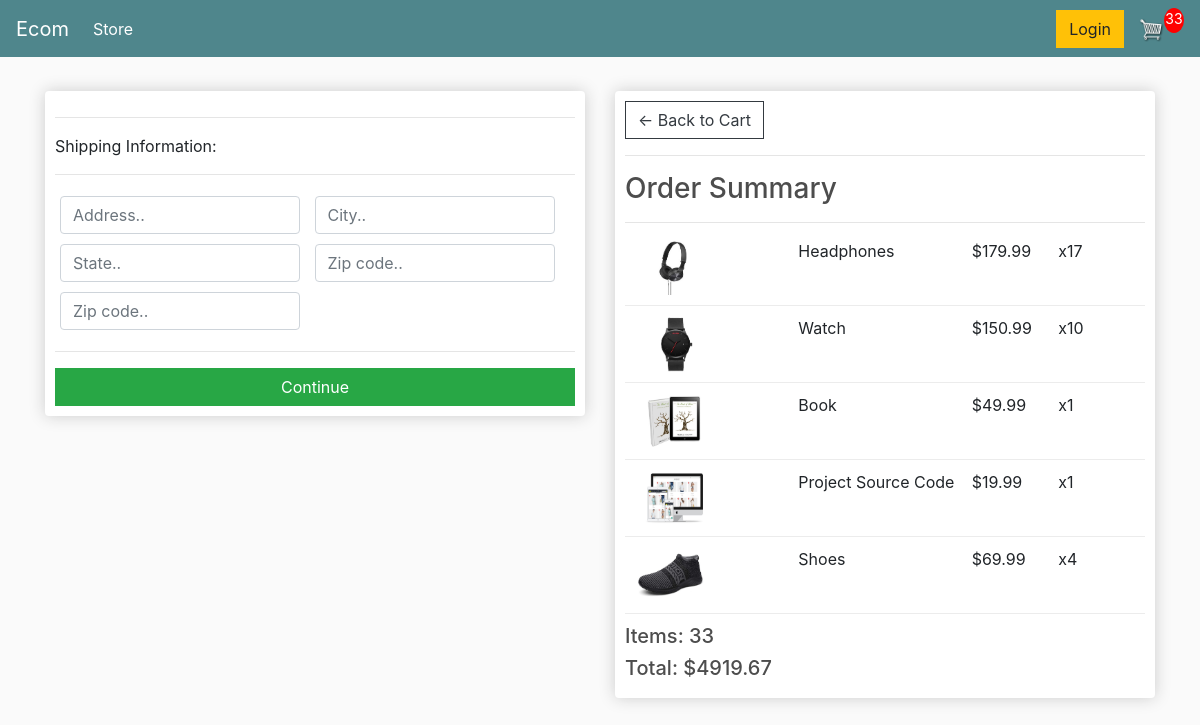
Screenshot of /checkout/ (signed in) with the database file from the repository.
### store/models.py (models this page shows, shortened)
class OrderItem(models.Model):
	product = models.ForeignKey(Product, on_delete=models.SET_NULL, null=True)
	order = models.ForeignKey(Order, on_delete=models.SET_NULL, null=True)
	quantity = models.IntegerField(default=0, null=True, blank=True)
	date_added = models.DateTimeField(auto_now_add=True)
	@property
	def get_total(self):
		total = self.product.price * self.quantity
		return total

class Product(models.Model):
	name = models.CharField(max_length=200)
	price = models.FloatField()
	digital = models.BooleanField(default=False,null=True, blank=True)
	image = models.ImageField(null=True, blank=True)
	@property
	def imageURL(self):
		try:
			url = self.image.url
		except:
			url = ''
		return url

class Order(models.Model):
	customer = models.ForeignKey(Customer, on_delete=models.SET_NULL, null=True, blank=True)
	date_ordered = models.DateTimeField(auto_now_add=True)
	complete = models.BooleanField(default=False)
	transaction_id = models.CharField(max_length=100, null=True)
	@property
	def shipping(self):
		shipping = False
		orderitems = self.orderitem_set.all()
		for i in orderitems:
			if i.product.digital == False:
				shipping = True
		return shipping
	@property
	def get_cart_total(self):
		orderitems = self.orderitem_set.all()
		total = sum([item.get_total for item in orderitems])
		return total
	@property
	def get_cart_items(self):
		orderitems = self.orderitem_set.all()
		total = sum([item.quantity for item in orderitems])
		return total

### store/views.py (the view)
# urls.py: path('checkout/', views.checkout, name="checkout"),
def checkout(request):
	data = cartData(request)
	cartItems = data['cartItems']
	order = data['order']
	items = data['items']
	context = {'items':items, 'order':order, 'cartItems':cartItems}
	return render(request, 'store/checkout.html', context)

### store/utils.py (called while the page is built)
def cartData(request):
	if request.user.is_authenticated:
		customer = request.user.customer
		order, created = Order.objects.get_or_create(customer=customer, complete=False)
		items = order.orderitem_set.all()
		cartItems = order.get_cart_items
	else:
		cookieData = cookieCart(request)
		cartItems = cookieData['cartItems']
		order = cookieData['order']
		items = cookieData['items']
	return {'cartItems':cartItems ,'order':order, 'items':items}

### store/templates/store/checkout.html (shortened to what this page needs)
{% extends 'store/main.html' %}
{% load static %}
{% block content %}
     <div class="row">
		<div class="col-lg-6">
			<div class="box-element" id="form-wrapper">
				<form id="form">
					<div id="shipping-info">
						<hr>
						<p>Shipping Information:</p>
						<hr>
						<div class="form-field">
							<input class="form-control" type="text" name="address" placeholder="Address..">
						</div>
						<div class="form-field">
							<input class="form-control" type="text" name="city" placeholder="City..">
						</div>
						<div class="form-field">
							<input class="form-control" type="text" name="state" placeholder="State..">
						</div>
						<div class="form-field">
							<input class="form-control" type="text" name="zipcode" placeholder="Zip code..">
						</div>
						<div class="form-field">
							<input class="form-control" type="text" name="country" placeholder="Zip code..">
						</div>
					</div>
					<hr>
					<input id="form-button" class="btn btn-success btn-block" type="submit" value="Continue">
				</form>
			</div>
			<br>
		</div>
		<div class="col-lg-6">
			<div class="box-element">
				<a  class="btn btn-outline-dark" href="{% url 'cart' %}">&#x2190; Back to Cart</a>
				<hr>
				<h3>Order Summary</h3>
				<hr>
				{% for item in items %}
				<div class="cart-row">
					<div style="flex:2"><img class="row-image" src="{{item.product.imageURL}}"></div>
					<div style="flex:2"><p>{{item.product.name}}</p></div>
					<div style="flex:1"><p>${{item.product.price|floatformat:2}}</p></div>
					<div style="flex:1"><p>x{{item.quantity}}</p></div>
				</div>
				{% endfor %}
				<h5>Items:   {{order.get_cart_items}}</h5>
				<h5>Total:   ${{order.get_cart_total|floatformat:2}}</h5>
			</div>
		</div>
	</div>
{% endblock content %}

### static/css/main.css (style rules this page uses)
body { background-color: hsl(0, 0%, 98%); }
h1,h2,h3,h4,h5,h6 { color:hsl(0, 0%, 30%); }
.box-element { box-shadow:hsl(0, 0%, 80%) 0 0 16px; background-color: #fff; border-radius: 4px; padding: 10px; }
.col-lg-4, .col-lg-6, .col-lg-8, .col-lg-12 { margin-top: 10px; }
.btn { border-radius: 0; }
.row-image { width: 100px; }
.form-field { width:250px; display: inline-block; padding: 5px; }
.cart-row { display: flex; align-items: flex-stretch; padding-bottom: 10px; margin-bottom: 10px; border-bottom: 1px solid #ececec; }

### rows the page displays
OrderItem: product.imageURL (picture), product.name "Headphones", product.price "179.99", quantity "17"
OrderItem: product.imageURL (picture), product.name "Watch", product.price "150.99", quantity "10"
OrderItem: product.imageURL (picture), product.name "Book", product.price "49.99", quantity "1"
OrderItem: product.imageURL (picture), product.name "Project Source Code", product.price "19.99", quantity "1"
OrderItem: product.imageURL (picture), product.name "Shoes", product.price "69.99", quantity "4"
Order: get_cart_items "33", get_cart_total "4919.67"

### other values shown
{{ cartItems }} "33"
